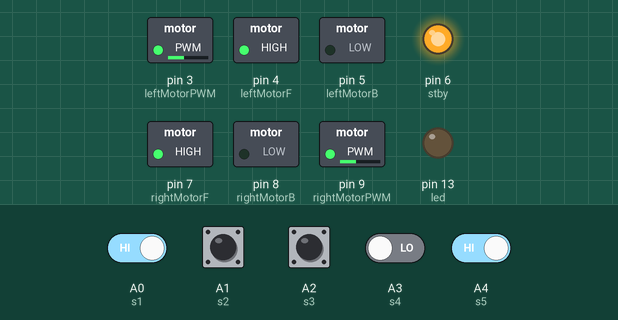
Recording of a sketch running on a simulated Arduino Nano, built with avr-gcc and run on an emulated ATmega328P. On the bench: switched loads named in the sketch (green lamp = pin HIGH), output pins drawn as LEDs (lit = HIGH). Dashed ring = blinking. The inputs (shaded band) are chosen by the test bench; at power-on: A0 (s1), A1 (s2), A2 (s3), A4 (s5) HIGH, A3 (s4) LOW.

Above: at 1.2 s.
1.3 s: A0 (s1) driven LOW
At 2.5 s:
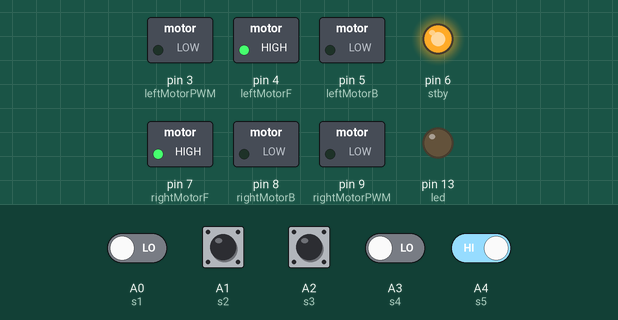
4.3 s: A4 (s5) driven LOW
At 4.49 s:
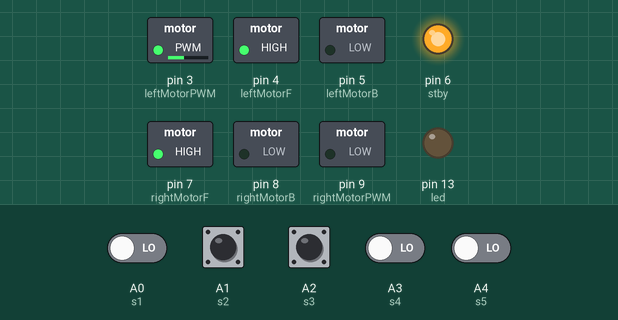
7.3 s: A3 (s4) driven HIGH
At 8.7 s:
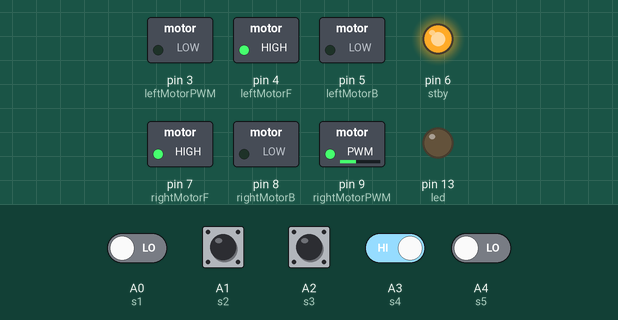
9.0 s: A3 (s4) driven LOW
At 9.18 s:
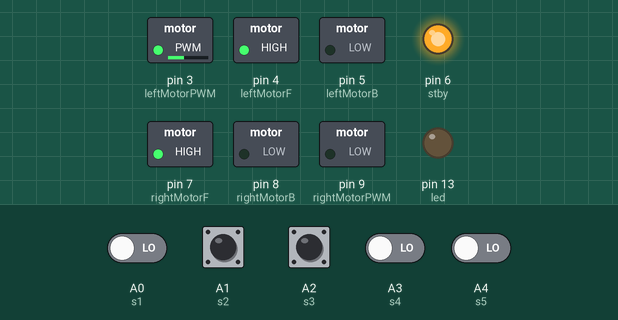
12.0 s: A0 (s1) driven HIGH
Timing chart, 0 to 16.0 s (numbered marks = the images above; inputs shaded):
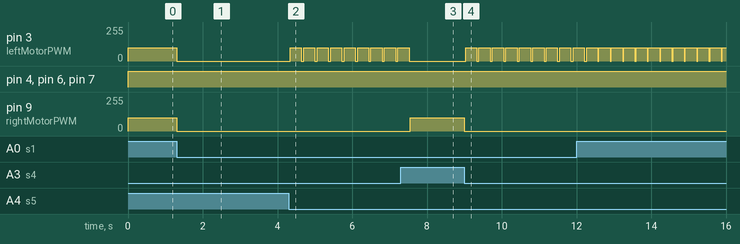

Measured:
- after the input at 1.3 s, pin 3 (leftMotorPWM), pin 9 (rightMotorPWM): 100/255 → 0/255 at once
- after the input at 4.3 s, pin 3 (leftMotorPWM): alternates 100/255 for 0.30 s and 0/255 for 0.06 s, starting at once
- after the input at 7.3 s, pin 3 (leftMotorPWM): goes on until 7.5 s, then stays 0/255; pin 9 (rightMotorPWM): 0/255 → 100/255 after 0.25 s
- after the input at 9.0 s, pin 3 (leftMotorPWM): alternates 100/255 for 0.30 s and 0/255 for 0.06 s, starting at once; pin 9 (rightMotorPWM): 100/255 → 0/255 at once

The sketch:

cases.ino
```cpp
#include <NewPing.h>

#define rightMotorF 7
#define rightMotorB 8
#define rightMotorPWM 9
#define leftMotorF 4
#define leftMotorB 5
#define leftMotorPWM 3
#define rightSensor A7
#define forwardSensor A5
#define stby 6
#define led 13

#define s1 A0
#define s2 A1
#define s3 A2
#define s4 A3
#define s5 A4

#define num_sensors 5

#define TRIGGER_PIN  10
#define ECHO_PIN     2
#define MAX_DISTANCE 200

NewPing sonar(TRIGGER_PIN, ECHO_PIN, MAX_DISTANCE);

void setup() {
  pinMode(rightMotorF, OUTPUT);
  pinMode(rightMotorB, OUTPUT);
  pinMode(rightMotorPWM, OUTPUT);
  pinMode(leftMotorF, OUTPUT);
  pinMode(leftMotorB, OUTPUT);
  pinMode(leftMotorPWM, OUTPUT);
  pinMode(rightSensor, INPUT);
  pinMode(forwardSensor, INPUT);
  pinMode(led,OUTPUT);
  pinMode(stby,OUTPUT);

  pinMode(s1, INPUT);
  pinMode(s2, INPUT);
  pinMode(s3, INPUT);
  pinMode(s4, INPUT);
  pinMode(s5, INPUT);

  // Serial.begin(9600);
}
int ll, l, m , r, rr;
void loop() {
  ll = digitalRead(s1);
  l = digitalRead(s2);
  r = digitalRead(s3);
  m = digitalRead(s4);
  rr = digitalRead(s5);


  // if (rr == 0) {
  //   digitalWrite(rightMotorF, HIGH);
  //   digitalWrite(rightMotorB, LOW);
  //   analogWrite(rightMotorPWM, 0);
  //   digitalWrite(leftMotorF, HIGH);
  //   digitalWrite(leftMotorB, LOW);
  //   analogWrite(leftMotorPWM, 0);
  //   digitalWrite(stby,HIGH);
  //   delay(30);

  //   digitalWrite(rightMotorF, HIGH);
  //   digitalWrite(rightMotorB, LOW);
  //   analogWrite(rightMotorPWM, 0);
  //   digitalWrite(leftMotorF, HIGH);
  //   digitalWrite(leftMotorB, LOW);
  //   analogWrite(leftMotorPWM, 100);
  //   digitalWrite(stby,HIGH);
  //   delay(300);

  //   while(m != 0) {
  //     m = digitalRead(s4);
  //     digitalWrite(rightMotorF, HIGH);
  //     digitalWrite(rightMotorB, LOW);
  //     analogWrite(rightMotorPWM, 0);
  //     digitalWrite(leftMotorF, HIGH);
  //     digitalWrite(leftMotorB, LOW);
  //     analogWrite(leftMotorPWM, 100);
  //     digitalWrite(stby,HIGH);
  //   }
  // }

  // if (ll == 0) {
  //   digitalWrite(rightMotorF, HIGH);
  //   digitalWrite(rightMotorB, LOW);
  //   analogWrite(rightMotorPWM, 0);
  //   digitalWrite(leftMotorF, HIGH);
  //   digitalWrite(leftMotorB, LOW);
  //   analogWrite(leftMotorPWM, 0);
  //   digitalWrite(stby,HIGH);
  //   delay(30);

  //   digitalWrite(rightMotorF, HIGH);
  //   digitalWrite(rightMotorB, LOW);
  //   analogWrite(rightMotorPWM, 100);
  //   digitalWrite(leftMotorF, HIGH);
  //   digitalWrite(leftMotorB, LOW);
  //   analogWrite(leftMotorPWM, 0);
  //   digitalWrite(stby,HIGH);
  //   delay(300);

  //   while(m != 0) {
  //     m = digitalRead(s4);
  //     digitalWrite(rightMotorF, HIGH);
  //     digitalWrite(rightMotorB, LOW);
  //     analogWrite(rightMotorPWM, 100);
  //     digitalWrite(leftMotorF, HIGH);
  //     digitalWrite(leftMotorB, LOW);
  //     analogWrite(leftMotorPWM, 0);
  //     digitalWrite(stby,HIGH);
  //   }
  // }


  if (rr == 0) {
    digitalWrite(rightMotorF, HIGH);
    digitalWrite(rightMotorB, LOW);
    analogWrite(rightMotorPWM, 0);
    digitalWrite(leftMotorF, HIGH);
    digitalWrite(leftMotorB, LOW);
    analogWrite(leftMotorPWM, 0);
    digitalWrite(stby,HIGH);
    delay(30);

    digitalWrite(rightMotorF, HIGH);
    digitalWrite(rightMotorB, LOW);
    analogWrite(rightMotorPWM, 0);
    digitalWrite(leftMotorF, HIGH);
    digitalWrite(leftMotorB, LOW);
    analogWrite(leftMotorPWM, 100);
    digitalWrite(stby,HIGH);
    delay(300);

    while(m != 0) {
      m = digitalRead(s4);
      digitalWrite(rightMotorF, HIGH);
      digitalWrite(rightMotorB, LOW);
      analogWrite(rightMotorPWM, 0);
      digitalWrite(leftMotorF, HIGH);
      digitalWrite(leftMotorB, LOW);
      analogWrite(leftMotorPWM, 100);
      digitalWrite(stby,HIGH);
    }
  }

  if (ll == 0) {
    digitalWrite(rightMotorF, HIGH);
    digitalWrite(rightMotorB, LOW);
    analogWrite(rightMotorPWM, 0);
    digitalWrite(leftMotorF, HIGH);
    digitalWrite(leftMotorB, LOW);
    analogWrite(leftMotorPWM, 0);
    digitalWrite(stby,HIGH);
    delay(30);

    m = digitalRead(s4);
    if (m != 0) {
      digitalWrite(rightMotorF, HIGH);
      digitalWrite(rightMotorB, LOW);
      analogWrite(rightMotorPWM, 100);
      digitalWrite(leftMotorF, HIGH);
      digitalWrite(leftMotorB, LOW);
      analogWrite(leftMotorPWM, 0);
      digitalWrite(stby,HIGH);
      delay(300);

      while(m != 0) {
        m = digitalRead(s4);
        digitalWrite(rightMotorF, HIGH);
        digitalWrite(rightMotorB, LOW);
        analogWrite(rightMotorPWM, 100);
        digitalWrite(leftMotorF, HIGH);
        digitalWrite(leftMotorB, LOW);
        analogWrite(leftMotorPWM, 0);
        digitalWrite(stby,HIGH);
      }
    }
  }


  if (l == 0 && m == 0 && r == 0) {
    sstop();
  }
  else if (l == 0 && m == 0 && r == 1) {
    left();
  }
  else if (l == 0 && m == 1 && r == 0) {
    sstop();
  }
  else if (l == 0 && m == 1 && r == 1) {
    soft_left();
  }
  else if (l == 1 && m == 0 && r == 0) {
    right();
  }
  else if (l == 1 && m == 0 && r == 1) {
    forward();
  }
  else if (l == 1 && m == 1 && r == 0) {
    soft_right();
  }
  else if (l == 1 && m == 1 && r == 1) {
    forward();
  }
}

void forward() {
  digitalWrite(rightMotorF, HIGH);
  digitalWrite(rightMotorB, LOW);
  analogWrite(rightMotorPWM, 100);
  digitalWrite(leftMotorF, HIGH);
  digitalWrite(leftMotorB, LOW);
  analogWrite(leftMotorPWM, 100);
  digitalWrite(stby,HIGH);
}

void left() {
  digitalWrite(rightMotorF, HIGH);
  digitalWrite(rightMotorB, LOW);
  analogWrite(rightMotorPWM, 100);
  digitalWrite(leftMotorF, HIGH);
  digitalWrite(leftMotorB, LOW);
  analogWrite(leftMotorPWM, 0);
  digitalWrite(stby,HIGH);
}

void soft_left() {
  digitalWrite(rightMotorF, HIGH);
  digitalWrite(rightMotorB, LOW);
  analogWrite(rightMotorPWM, 100);
  digitalWrite(leftMotorF, HIGH);
  digitalWrite(leftMotorB, LOW);
  analogWrite(leftMotorPWM, 50);
  digitalWrite(stby,HIGH);
}

void right() {
  digitalWrite(rightMotorF, HIGH);
  digitalWrite(rightMotorB, LOW);
  analogWrite(rightMotorPWM, 0);
  digitalWrite(leftMotorF, HIGH);
  digitalWrite(leftMotorB, LOW);
  analogWrite(leftMotorPWM, 100);
  digitalWrite(stby,HIGH);
}

void soft_right() {
  digitalWrite(rightMotorF, HIGH);
  digitalWrite(rightMotorB, LOW);
  analogWrite(rightMotorPWM, 50);
  digitalWrite(leftMotorF, HIGH);
  digitalWrite(leftMotorB, LOW);
  analogWrite(leftMotorPWM, 100);
  digitalWrite(stby,HIGH);
}

void sstop() {
  digitalWrite(rightMotorF, HIGH);
  digitalWrite(rightMotorB, LOW);
  analogWrite(rightMotorPWM, 0);
  digitalWrite(leftMotorF, HIGH);
  digitalWrite(leftMotorB, LOW);
  analogWrite(leftMotorPWM, 0);
  digitalWrite(stby,HIGH);
}
```
